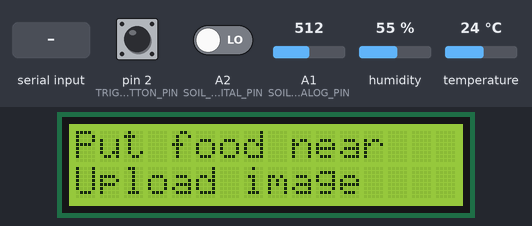
The sketch below on a simulated Arduino Uno, built with avr-gcc and run on an emulated ATmega328P. Parts: 16×2 character LCD. Inputs (shaded band) come from the test bench; at power-on: pin 2 (TRIGGER_BUTTON_PIN) HIGH, A1 (SOIL_ANALOG_PIN) = 512, A2 (SOIL_DIGITAL_PIN) LOW, humidity 55 %, temperature 24 °C. What the sketch prints to the serial monitor is not drawn.

Above: at 1.2 s.
1.3 s: "LCD:\n" received over Serial
At 2.6 s:
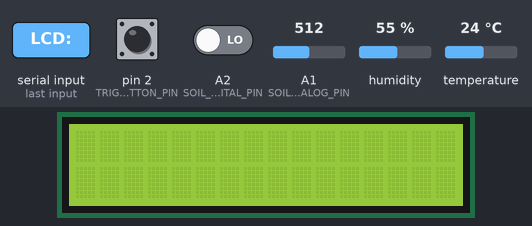
At 4.8 s:
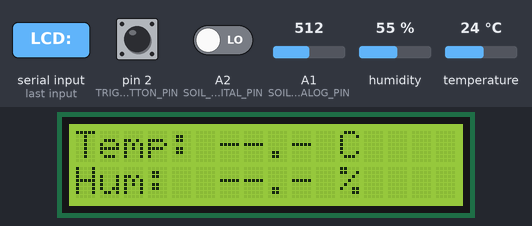
Timing chart, 0 to 6.3 s (numbered marks = the images above; inputs shaded):
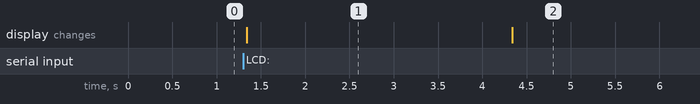

The sketch:

sensor_reader.ino
```cpp
/*
 * Arduino Sensor Reader & 16x2 LCD Display Controller
 * Fruit & Food Freshness Analysis System
 *
 * Capabilities:
 * 1. Environmental Sensor Readings:
 *    - Temperature & Humidity: DHT11 (DATA pin A0)
 *    - Soil Moisture: Analog on A1, Digital on A2
 *    - Telemetry output formatted as JSON Lines:
 *      {"temperature_c": 24.5, "humidity_percent": 65.0, "gas_value": null,
 *       "soil_moisture_raw": 512, "soil_moisture_dry": 0}
 * 2. Physical Button Trigger on PIN 2 (press button when food is placed at sensor)
 *    -> Sends {"button":"pressed","event":"trigger"}
 * 3. 16x2 Character LCD Display Controller:
 *    - Standby / Idle (before analysis): "Put food near" / "Upload image"
 *    - Analyzing (on Analyze click): "Analyzing..." / "Please wait..."
 *    - Analysis Result (completed): Rotates between Result/Status screen & Temp/Hum screen
 *      (Keeps result visible until next analysis; no soil/gas shown on LCD)
 *    - Strict 16-character line truncation & clean display updates
 *
 * Pin assignments (confirmed hardware):
 *   DHT11 DATA  -> A0
 *   Soil AO     -> A1
 *   Soil DO     -> A2
 *   Button      -> D2 (active LOW, internal pull-up)
 *   LCD I2C SDA -> A4
 *   LCD I2C SCL -> A5
 */

// =============================================================================
// LCD CONFIGURATION (16x2 Character Display)
// =============================================================================
// Set USE_I2C_LCD to 1 for I2C 16x2 LCD (Address 0x27 via SDA/SCL pins A4/A5)
// Set USE_I2C_LCD to 0 for Standard Parallel 16x2 LCD (RS=12, E=11, D4=5, D5=4, D6=3, D7=6)
#define USE_I2C_LCD 1

#if USE_I2C_LCD
  #include <Wire.h>
  #include <LiquidCrystal_I2C.h>
  LiquidCrystal_I2C lcd(0x27, 16, 2);
#else
  #include <LiquidCrystal.h>
  LiquidCrystal lcd(12, 11, 5, 4, 3, 6);
#endif

// =============================================================================
// TEMPERATURE & HUMIDITY SENSOR CONFIGURATION (DHT11 on A0)
// =============================================================================
#include <DHT.h>

#define DHTPIN A0         // DHT11 DATA pin wired to analog header A0
#define DHTTYPE DHT11

DHT dht(DHTPIN, DHTTYPE);

// =============================================================================
// HARDWARE PIN DEFINITIONS
// =============================================================================
const int SOIL_ANALOG_PIN  = A1;  // Soil moisture module analog output
const int SOIL_DIGITAL_PIN = A2;  // Soil moisture module digital output (dry threshold)
const int TRIGGER_BUTTON_PIN = 2; // Digital input for push-button (Active LOW with internal pull-up)

const unsigned long READ_INTERVAL = 2000;  // Sensor broadcast interval in ms

unsigned long lastReadTime = 0;
int lastButtonState = HIGH;
unsigned long lastDebounceTime = 0;
const unsigned long DEBOUNCE_DELAY = 50;

String inputBuffer = "";

// Latest sensor values (updated each read cycle)
float lastTemp = NAN;
float lastHum  = NAN;
int   lastSoilRaw = 0;
int   lastSoilDry = 0;

// Track last displayed lines to avoid unnecessary LCD redraws / flicker
String currentLcdLine1 = "";
String currentLcdLine2 = "";

// LCD display state management:
//   1. LCD_STATE_IDLE: Shown before analysis starts (including after image upload).
//      Line 1: "Put food near"
//      Line 2: "Upload image"
//   2. LCD_STATE_ANALYZING: Shown as soon as user presses Analyze.
//      Line 1: "Analyzing..."
//      Line 2: "Please wait..."
//   3. LCD_STATE_RESULT: Shown when analysis completes.
//      Rotates between:
//        Screen 1 (Result/Status): e.g. "Status: FRESH" / "Check report"
//        Screen 2 (Captured Temp/Hum): e.g. "Temp: 28.5 C" / "Hum:  40.7 %"
//      Keeps rotating until a new analysis begins ("Analyzing...").
//      Does not show soil moisture or gas readings on LCD.
enum LcdState { LCD_STATE_IDLE, LCD_STATE_ANALYZING, LCD_STATE_RESULT };
LcdState lcdState = LCD_STATE_IDLE;

String resultLine1 = "";
String resultLine2 = "";

// Captured sensor readings for the active analysis
float capturedTemp = NAN;
float capturedHum  = NAN;

// Result screen rotation timer (alternates every 3 seconds between status and temp/hum)
unsigned long lastResultRotateTime = 0;
const unsigned long RESULT_ROTATE_MS = 3000;
bool showTempHumScreen = false;

// =============================================================================
// LCD HELPER FUNCTION
// =============================================================================
void setLCD(String line1, String line2) {
  // Truncate and sanitize strictly to at most 16 characters
  line1.trim();
  line2.trim();
  if (line1.length() > 16) line1 = line1.substring(0, 16);
  if (line2.length() > 16) line2 = line2.substring(0, 16);

  // Pad lines with spaces to 16 characters to overwrite previous text cleanly
  while (line1.length() < 16) line1 += " ";
  while (line2.length() < 16) line2 += " ";

  if (line1 == currentLcdLine1 && line2 == currentLcdLine2) {
    return; // No change, avoid flicker
  }

  currentLcdLine1 = line1;
  currentLcdLine2 = line2;

  lcd.setCursor(0, 0);
  lcd.print(line1);
  lcd.setCursor(0, 1);
  lcd.print(line2);
}

// =============================================================================
// SETUP
// =============================================================================
void setup() {
  Serial.begin(9600);
  while (!Serial) {
    ; // Wait for serial port to connect
  }

  pinMode(SOIL_ANALOG_PIN, INPUT);
  pinMode(SOIL_DIGITAL_PIN, INPUT);
  pinMode(TRIGGER_BUTTON_PIN, INPUT_PULLUP);

  // Initialize Temperature & Humidity sensor
  dht.begin();

  // Initialize LCD display
#if USE_I2C_LCD
  lcd.init();
  lcd.backlight();
#else
  lcd.begin(16, 2);
#endif

  // Initial State: IDLE / Standby
  setLCD("Put food near", "Upload image");
}

// =============================================================================
// MAIN LOOP
// =============================================================================
void loop() {
  unsigned long currentTime = millis();

  // ---------------------------------------------------------------------------
  // 1. Check Hardware Button Press (with debounce)
  // ---------------------------------------------------------------------------
  int reading = digitalRead(TRIGGER_BUTTON_PIN);
  if (reading != lastButtonState) {
    lastDebounceTime = currentTime;
  }

  if ((currentTime - lastDebounceTime) > DEBOUNCE_DELAY) {
    if (reading == LOW && lastButtonState == HIGH) {
      // Button was clicked down
      Serial.println("{\"button\":\"pressed\",\"event\":\"trigger\"}");
    }
  }
  lastButtonState = reading;

  // ---------------------------------------------------------------------------
  // 2. Read Incoming Serial Commands from PC / Browser (e.g. LCD:Line1|Line2)
  // ---------------------------------------------------------------------------
  while (Serial.available() > 0) {
    char inChar = (char)Serial.read();
    if (inChar == '\n' || inChar == '\r') {
      if (inputBuffer.length() > 0) {
        handleIncomingCommand(inputBuffer);
        inputBuffer = "";
      }
    } else {
      inputBuffer += inChar;
    }
  }

  // ---------------------------------------------------------------------------
  // 3. Periodic Sensor Telemetry Broadcast (JSON Lines)
  // ---------------------------------------------------------------------------
  if (currentTime - lastReadTime >= READ_INTERVAL) {
    lastReadTime = currentTime;

    // Read real sensor telemetry from connected hardware
    lastTemp    = dht.readTemperature();
    lastHum     = dht.readHumidity();
    lastSoilRaw = analogRead(SOIL_ANALOG_PIN);
    lastSoilDry = digitalRead(SOIL_DIGITAL_PIN);

    // Emit standard JSON Lines packet (exact format expected by python/browser)
    // Existing fields: temperature_c, humidity_percent, gas_value
    // New additive fields: soil_moisture_raw, soil_moisture_dry
    Serial.print("{\"temperature_c\":");
    if (isnan(lastTemp)) {
      Serial.print("null");
    } else {
      Serial.print(lastTemp, 1);
    }

    Serial.print(",\"humidity_percent\":");
    if (isnan(lastHum)) {
      Serial.print("null");
    } else {
      Serial.print(lastHum, 1);
    }

    // No gas sensor connected (A0 is DHT11); send null to keep protocol compatible
    Serial.print(",\"gas_value\":null");

    Serial.print(",\"soil_moisture_raw\":");
    Serial.print(lastSoilRaw);

    Serial.print(",\"soil_moisture_dry\":");
    Serial.print(lastSoilDry);

    Serial.println("}");
  }

  // ---------------------------------------------------------------------------
  // 4. LCD Display Management
  // ---------------------------------------------------------------------------
  updateLcdDisplay(currentTime);
}

// =============================================================================
// LCD DISPLAY UPDATE
// =============================================================================
void updateLcdDisplay(unsigned long currentTime) {
  if (lcdState == LCD_STATE_IDLE) {
    // 1. Before analysis starts: strictly show "Put food near" / "Upload image"
    setLCD("Put food near", "Upload image");
  } else if (lcdState == LCD_STATE_ANALYZING) {
    // 2. While analyzing: strictly show "Analyzing..." / "Please wait..."
    setLCD("Analyzing...", "Please wait...");
  } else if (lcdState == LCD_STATE_RESULT) {
    // 3. When analysis completes: rotate between Result/Status screen and Temp/Hum screen
    // Keep result and readings visible until another analysis begins
    if (currentTime - lastResultRotateTime >= RESULT_ROTATE_MS) {
      lastResultRotateTime = currentTime;
      showTempHumScreen = !showTempHumScreen;
    }

    if (showTempHumScreen) {
      // Screen 2: Temperature & Humidity (guaranteed <= 16 chars per line)
      String tStr;
      if (isnan(capturedTemp)) {
        tStr = "Temp: --.- C";
      } else {
        tStr = "Temp: " + String(capturedTemp, 1) + " C";
      }

      String hStr;
      if (isnan(capturedHum)) {
        hStr = "Hum:  --.- %";
      } else {
        hStr = "Hum:  " + String(capturedHum, 1) + " %";
      }

      setLCD(tStr, hStr);
    } else {
      // Screen 1: Result / Status screen
      setLCD(resultLine1, resultLine2);
    }
  }
}

// =============================================================================
// COMMAND HANDLER
// =============================================================================
void handleIncomingCommand(String cmd) {
  cmd.trim();
  int lcdIdx = cmd.indexOf("LCD:");
  if (lcdIdx < 0) {
    lcdIdx = cmd.indexOf("LCD|");
  }
  if (lcdIdx >= 0) {
    String content = cmd.substring(lcdIdx + 4);
    int splitIdx = content.indexOf('|');
    String line1 = splitIdx >= 0 ? content.substring(0, splitIdx) : content;
    String line2 = splitIdx >= 0 ? content.substring(splitIdx + 1) : "";
    line1.trim();
    line2.trim();

    if (line1.equalsIgnoreCase("Put food near") || line1.equalsIgnoreCase("idle") ||
        line1.equalsIgnoreCase("Ready to scan") || line1.startsWith("Arduino") ||
        line1.startsWith("Connect") || line1.startsWith("Temp:")) {
      lcdState = LCD_STATE_IDLE;
      setLCD("Put food near", "Upload image");
    } else if (line1.startsWith("Analyzing")) {
      lcdState = LCD_STATE_ANALYZING;
      // Capture the current temperature and humidity readings at the time of analysis
      capturedTemp = lastTemp;
      capturedHum  = lastHum;
      setLCD("Analyzing...", "Please wait...");
    } else {
      // Analysis result status (e.g. "Status: FRESH", "Status: SPOILED", "Not food/fruit", etc.)
      lcdState = LCD_STATE_RESULT;
      resultLine1 = line1;
      resultLine2 = line2;
      // If captured sensor readings were not set during analyzing, latch them now
      if (isnan(capturedTemp) && !isnan(lastTemp)) {
        capturedTemp = lastTemp;
        capturedHum  = lastHum;
      }
      lastResultRotateTime = millis();
      showTempHumScreen = false;
      setLCD(resultLine1, resultLine2);
    }
  }
}
```

Measured:
- after the input at 1.3 s, the display: changes at once (image 1)
- what the display in image 1 shows lasts 3.0 s, from 1.3 s to 4.3 s
